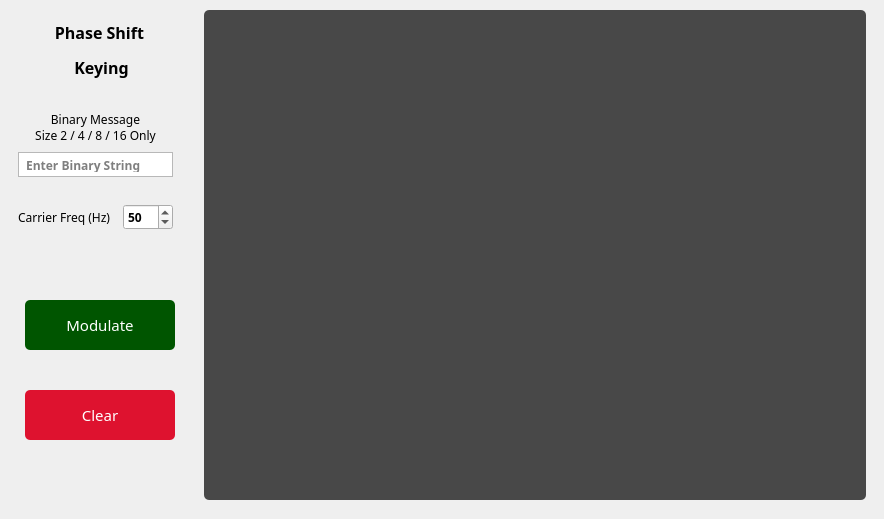
      <widget class="QWidget" name="tab_5">
       <attribute name="title">
        <string>PSK</string>
       </attribute>
       <widget class="QFrame" name="dataInpBox_5">
        <property name="geometry">
         <rect>
          <x>0</x>
          <y>90</y>
          <width>191</width>
          <height>161</height>
         </rect>
        </property>
        <layout class="QVBoxLayout" name="verticalLayout_8">
         <item>
          <widget class="QFrame" name="horizontalFrame_12">
           <property name="maximumSize">
            <size>
             <width>16777215</width>
             <height>100</height>
            </size>
           </property>
           <layout class="QVBoxLayout" name="verticalLayout_9">
            <item>
             <widget class="QLabel" name="label_20">
              <property name="font">
               <font>
                <family>Product Sans</family>
                <pointsize>9</pointsize>
                <weight>50</weight>
                <bold>false</bold>
                <stylestrategy>PreferDefault</stylestrategy>
               </font>
              </property>
              <property name="text">
               <string>Binary Message
Size 2 / 4 / 8 / 16 Only</string>
              </property>
              <property name="alignment">
               <set>Qt::AlignCenter</set>
              </property>
             </widget>
            </item>
            <item>
             <widget class="QTextEdit" name="messageInputPSK">
              <property name="sizePolicy">
               <sizepolicy hsizetype="Preferred" vsizetype="Preferred">
                <horstretch>0</horstretch>
                <verstretch>0</verstretch>
               </sizepolicy>
              </property>
              <property name="maximumSize">
               <size>
                <width>16777215</width>
                <height>25</height>
               </size>
              </property>
              <property name="font">
               <font>
                <family>Product Sans</family>
                <weight>75</weight>
                <bold>true</bold>
                <stylestrategy>PreferDefault</stylestrategy>
               </font>
              </property>
              <property name="styleSheet">
               <string notr="true"/>
              </property>
              <property name="inputMethodHints">
               <set>Qt::ImhDigitsOnly</set>
              </property>
              <property name="frameShape">
               <enum>QFrame::StyledPanel</enum>
              </property>
              <property name="verticalScrollBarPolicy">
               <enum>Qt::ScrollBarAlwaysOff</enum>
              </property>
              <property name="placeholderText">
               <string> Enter Binary String</string>
              </property>
             </widget>
            </item>
           </layout>
          </widget>
         </item>
         <item>
          <widget class="QFrame" name="horizontalFrame_13">
           <property name="maximumSize">
            <size>
             <width>16777215</width>
             <height>50</height>
            </size>
           </property>
           <layout class="QHBoxLayout" name="horizontalLayout_13">
            <item>
             <widget class="QLabel" name="label_21">
              <property name="font">
               <font>
                <family>Product Sans</family>
                <pointsize>9</pointsize>
                <weight>50</weight>
                <bold>false</bold>
                <stylestrategy>PreferDefault</stylestrategy>
               </font>
              </property>
              <property name="text">
               <string>Carrier Freq (Hz)  </string>
              </property>
             </widget>
            </item>
            <item>
             <widget class="QSpinBox" name="carrierFreqInputPSK">
              <property name="font">
               <font>
                <family>Product Sans</family>
                <weight>75</weight>
                <bold>true</bold>
                <stylestrategy>PreferDefault</stylestrategy>
               </font>
              </property>
              <property name="minimum">
               <number>25</number>
              </property>
              <property name="maximum">
               <number>300</number>
              </property>
              <property name="value">
               <number>50</number>
              </property>
             </widget>
            </item>
           </layout>
          </widget>
         </item>
        </layout>
       </widget>
       <widget class="QPushButton" name="modulateBtnPSK">
        <property name="geometry">
         <rect>
          <x>25</x>
          <y>300</y>
          <width>150</width>
          <height>50</height>
         </rect>
        </property>
        <property name="font">
         <font>
          <family>Product Sans</family>
          <pointsize>11</pointsize>
          <weight>50</weight>
          <bold>false</bold>
          <stylestrategy>PreferDefault</stylestrategy>
          <kerning>false</kerning>
         </font>
        </property>
        <property name="focusPolicy">
         <enum>Qt::StrongFocus</enum>
        </property>
        <property name="acceptDrops">
         <bool>false</bool>
        </property>
        <property name="autoFillBackground">
         <bool>false</bool>
        </property>
        <property name="styleSheet">
         <string notr="true">QPushButton {
background-color: rgb(0, 85, 0);
border-radius: 5px;
color: #FFFFFF;
}

QPushButton:hover {
background-color: rgb(0, 100, 0);
}</string>
        </property>
        <property name="text">
         <string>Modulate</string>
        </property>
        <property name="iconSize">
         <size>
          <width>16</width>
          <height>16</height>
         </size>
        </property>
        <property name="autoDefault">
         <bool>false</bool>
        </property>
        <property name="default">
         <bool>false</bool>
        </property>
        <property name="flat">
         <bool>false</bool>
        </property>
       </widget>
       <widget class="QPushButton" name="clearBtnPSK">
        <property name="geometry">
         <rect>
          <x>25</x>
          <y>390</y>
          <width>150</width>
          <height>50</height>
         </rect>
        </property>
        <property name="font">
         <font>
          <family>Product Sans</family>
          <pointsize>11</pointsize>
          <weight>50</weight>
          <bold>false</bold>
          <stylestrategy>PreferDefault</stylestrategy>
          <kerning>false</kerning>
         </font>
        </property>
        <property name="focusPolicy">
         <enum>Qt::StrongFocus</enum>
        </property>
        <property name="acceptDrops">
         <bool>false</bool>
        </property>
        <property name="autoFillBackground">
         <bool>false</bool>
        </property>
        <property name="styleSheet">
         <string notr="true">QPushButton {
background-color: #de122f;
border-radius: 5px;
color: #FFFFFF;
}

QPushButton:hover {
background-color: #ef344f;
}</string>
        </property>
        <property name="text">
         <string>Clear</string>
        </property>
        <property name="iconSize">
         <size>
          <width>16</width>
          <height>16</height>
         </size>
        </property>
        <property name="autoDefault">
         <bool>false</bool>
        </property>
        <property name="default">
         <bool>false</bool>
        </property>
        <property name="flat">
         <bool>false</bool>
        </property>
       </widget>
       <widget class="QLabel" name="label_22">
        <property name="geometry">
         <rect>
          <x>16</x>
          <y>20</y>
          <width>171</width>
          <height>61</height>
         </rect>
        </property>
        <property name="font">
         <font>
          <family>Product Sans</family>
          <pointsize>12</pointsize>
          <weight>75</weight>
          <bold>true</bold>
          <stylestrategy>PreferDefault</stylestrategy>
         </font>
        </property>
        <property name="text">
         <string>&lt;html&gt;&lt;head/&gt;&lt;body&gt;&lt;p&gt;Phase Shift &lt;/p&gt;&lt;p&gt;Keying&lt;/p&gt;&lt;/body&gt;&lt;/html&gt;</string>
        </property>
        <property name="alignment">
         <set>Qt::AlignCenter</set>
        </property>
       </widget>
       <widget class="QFrame" name="PSK_graph_layout">
        <property name="geometry">
         <rect>
          <x>195</x>
          <y>0</y>
          <width>680</width>
          <height>510</height>
         </rect>
        </property>
        <property name="sizePolicy">
         <sizepolicy hsizetype="Fixed" vsizetype="Fixed">
          <horstretch>0</horstretch>
          <verstretch>0</verstretch>
         </sizepolicy>
        </property>
        <property name="maximumSize">
         <size>
          <width>880</width>
          <height>510</height>
         </size>
        </property>
        <property name="styleSheet">
         <string notr="true"/>
        </property>
        <layout class="QVBoxLayout" name="graph_layout_5">
         <item>
          <widget class="MplWidget" name="MplWidgetPSK" native="true">
           <property name="sizePolicy">
            <sizepolicy hsizetype="Preferred" vsizetype="Preferred">
             <horstretch>0</horstretch>
             <verstretch>0</verstretch>
            </sizepolicy>
           </property>
           <property name="maximumSize">
            <size>
             <width>880</width>
             <height>490</height>
            </size>
           </property>
           <property name="styleSheet">
            <string notr="true">background-color: rgba(0,0,0,0.7);
border-radius: 5px;</string>
           </property>
          </widget>
         </item>
        </layout>
       </widget>
      </widget>
